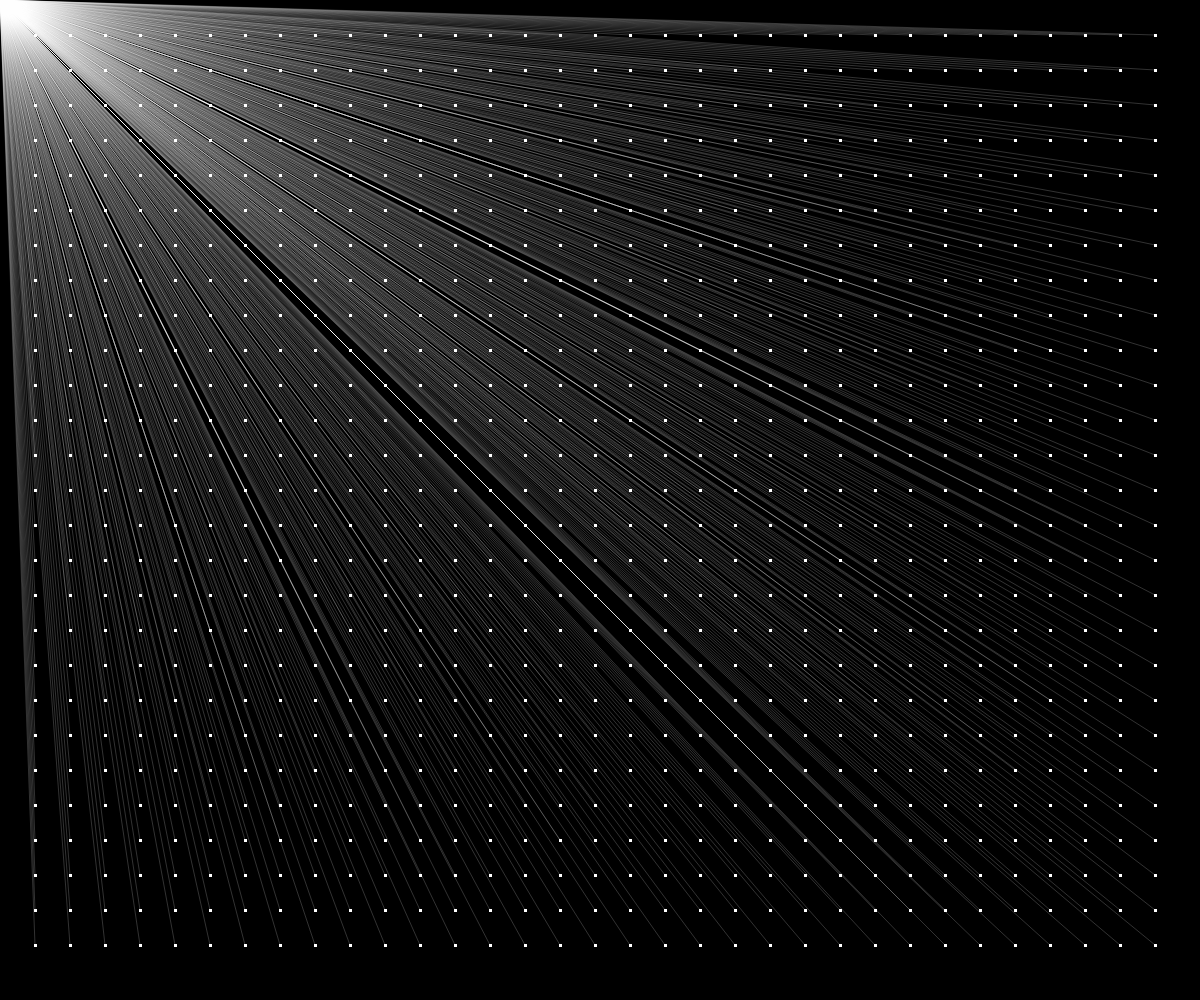
Frame 1 (no input)
Frame 60 (no input): identical to frame 1, image omitted
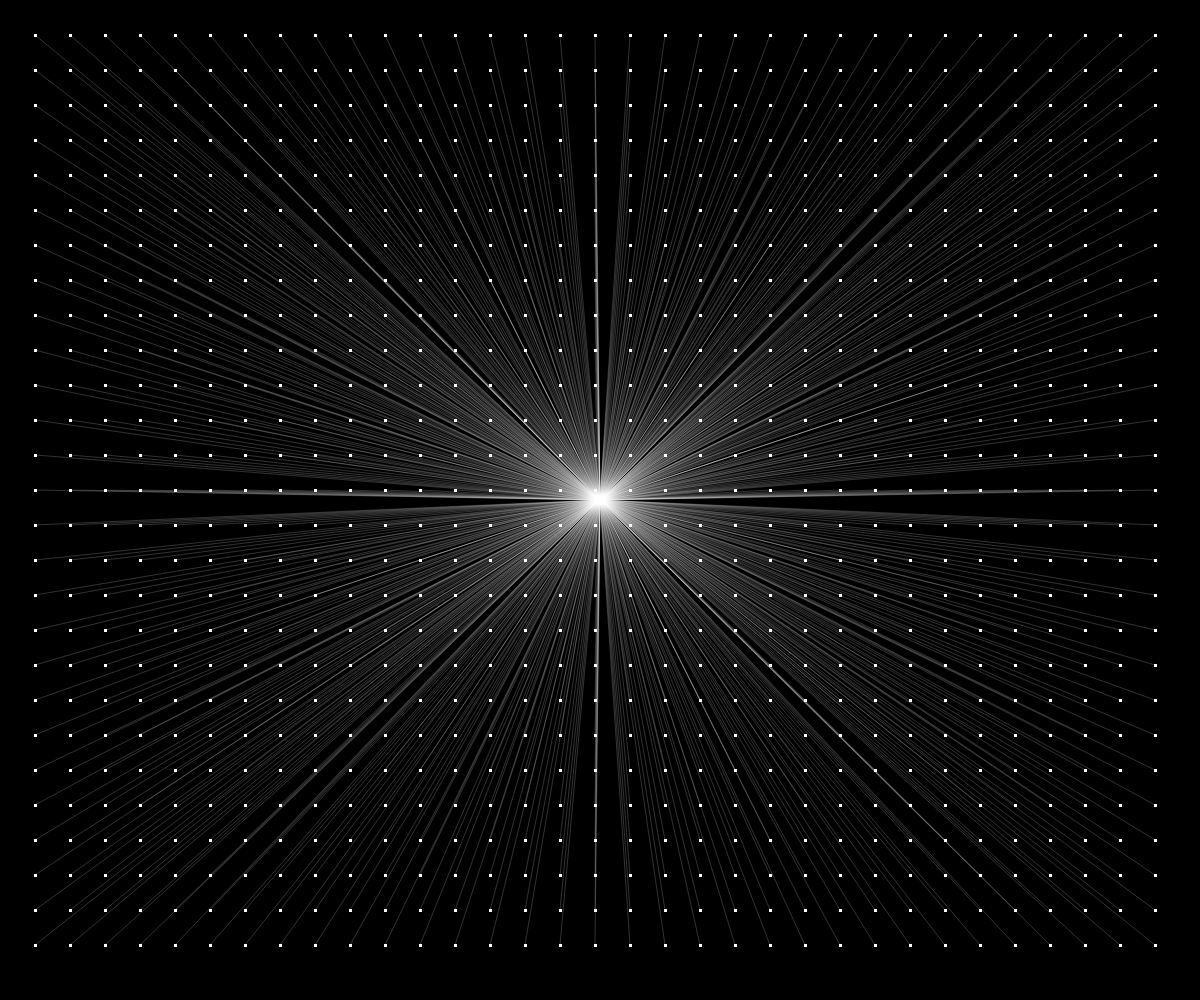
Frame 120 (the mouse pressed at the canvas centre since frame 60)

The p5.js sketch that drew these frames (run headless with seeded random() and noise() and a simulated clock; from frame 60 on, the mouse is pressed at the canvas centre):

// p5.js sketch
// ── sketch.js
function setup() {
  createCanvas(windowWidth, windowHeight);
}

function draw() {

	background(0);
  noStroke();

  let gridSize = 35;

  for (let x = gridSize; x <= width - gridSize; x += gridSize) {
    for (let y = gridSize; y <= height - gridSize; y += gridSize) {
      noStroke();
      fill(255);
      rect(x-1, y-1, 3, 3);
      stroke(255, 50);
      line(x, y, mouseX, mouseY);
    }
  }
}
